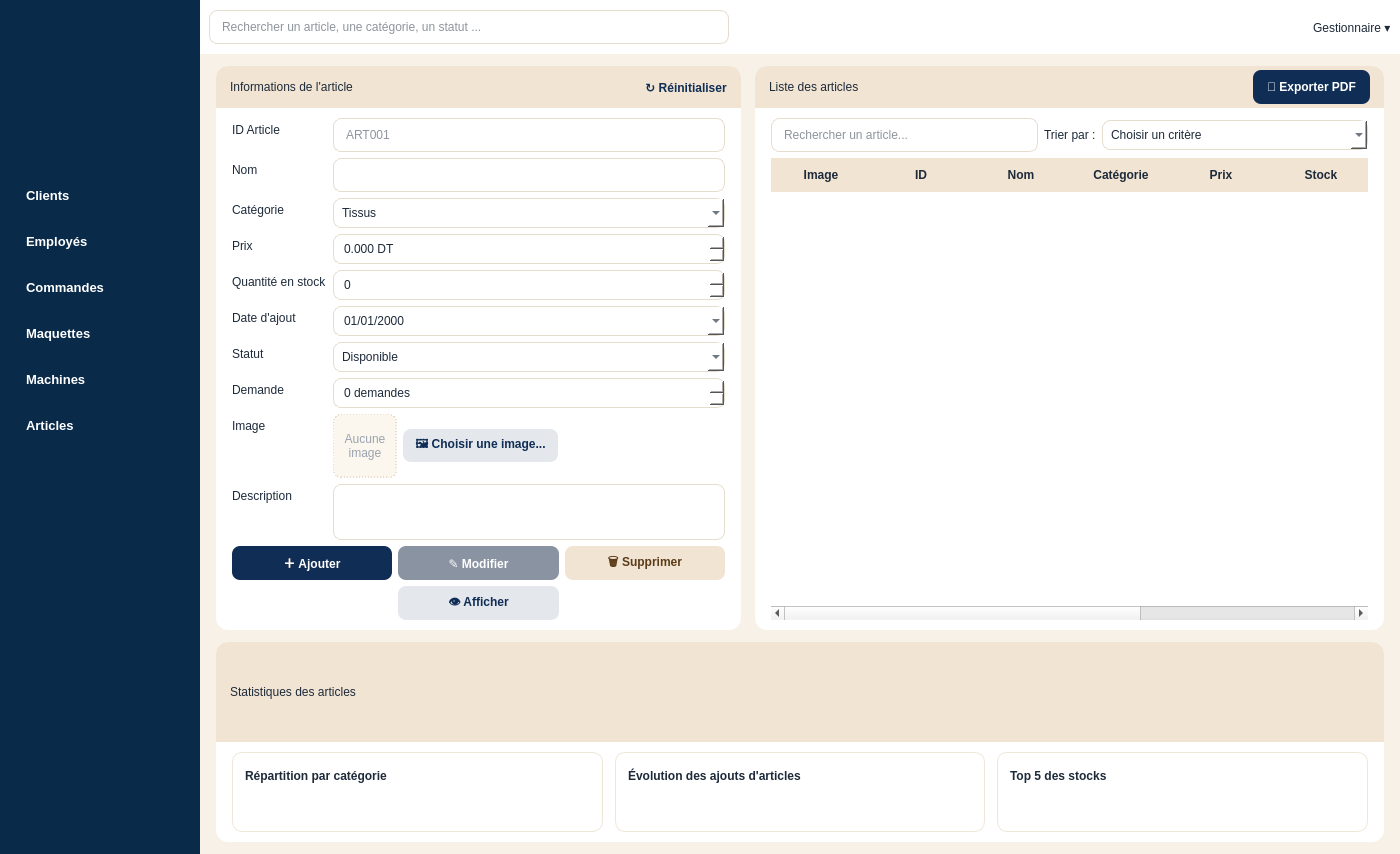
<?xml version="1.0" encoding="UTF-8"?>
<ui version="4.0">
 <class>MainWindow</class>
 <widget class="QMainWindow" name="MainWindow">
  <property name="geometry"><rect><x>0</x><y>0</y><width>1400</width><height>850</height></rect></property>
  <property name="windowTitle"><string>Fashionova – Gestion des Articles</string></property>
  <property name="styleSheet"><string notr="true">QMainWindow,#body{background:#f7f1e8}
QLabel{color:#1d2a3a;background:transparent}
#side{background:#0a2a4a}
#side QPushButton{background:transparent;color:#FFFFFF;text-align:left;padding-left:20px;border:none;border-radius:6px;margin:0 6px;font-family:"Segoe UI";font-size:13px;font-weight:500;min-height:40px;max-height:40px}
#side QPushButton:hover{background:rgba(255,255,255,0.12)}
#side QPushButton:checked{background:qlineargradient(x1:0,y1:0,x2:1,y2:0,stop:0 #E5C378,stop:1 #C89538);color:#08213B;font-weight:bold}
#top{background:white}
#top QLabel{color:#1d2a3a}
QLineEdit{border:1px solid #e6dccd;border-radius:8px;padding:8px 10px;background:white;color:#1d2a3a;selection-background-color:#d9a566;selection-color:#1d2a3a}
#formPanel,#listPanel,#statsPanel{background:white;border-radius:12px}
#formHeader,#listHeader,#statsHeader{background:#f1e4d3;border-top-left-radius:12px;border-top-right-radius:12px}
#lblFormTitle,#lblListTitle,#lblSortBy,#lblStatsTitle{font:600 13pt Georgia;background:transparent}
#cardDonut,#cardLine,#cardBars{background:white;border:1px solid #efe6d8;border-radius:10px}
QComboBox,QDoubleSpinBox,QSpinBox,QDateEdit,QTextEdit{border:1px solid #e6dccd;border-radius:8px;padding:6px 8px;background:white;color:#1d2a3a;selection-background-color:#d9a566;selection-color:#1d2a3a}
QComboBox QAbstractItemView{background:white;color:#1d2a3a;selection-background-color:#f1e4d3;selection-color:#1d2a3a;border:1px solid #e6dccd}
QCalendarWidget QWidget{background:white;color:#1d2a3a}
QCalendarWidget QAbstractItemView{selection-background-color:#d9a566;selection-color:#1d2a3a}
#btnAdd,#btnPdf{background:#0f2d55;color:white;border-radius:8px;font-weight:600;padding:0 14px}
#btnMod{background:#8993a2;color:white;border-radius:8px;font-weight:600}
#btnDel{background:#f1e4d3;color:#5b3b18;border-radius:8px;font-weight:600}
#btnView{background:#e4e7ec;color:#0f2d55;border-radius:8px;font-weight:600}
#btnImg{background:#e4e7ec;color:#0f2d55;border-radius:8px;font-weight:600;padding:6px 12px}
#lImg{background:#fbf6ee;border:1px dashed #d9c3a3;border-radius:8px;color:#9aa3b0}
#btnReset{background:transparent;color:#0f2d55;border:0;font-weight:600}
QHeaderView::section{background:#f1e4d3;color:#1d2a3a;border:0;padding:8px;font-weight:600}
QTableWidget{background:white;alternate-background-color:#fbf6ee;color:#1d2a3a;border:0;gridline-color:#efe6d8;selection-background-color:#f6e7d0;selection-color:#1d2a3a}
QTableWidget::item{padding:4px 6px}
QTableCornerButton::section{background:#f1e4d3;border:0}
QScrollBar:vertical{background:#f7f1e8;width:10px;border-radius:5px}
QScrollBar::handle:vertical{background:#d9c3a3;border-radius:5px;min-height:24px}
QScrollBar::add-line,QScrollBar::sub-line{height:0;width:0}
QMessageBox{background:white}
QMessageBox QLabel{color:#1d2a3a}
QMessageBox QPushButton{background:#0f2d55;color:white;border-radius:6px;padding:6px 16px;min-width:70px}
</string></property>
  <widget class="QWidget" name="centralwidget"><layout class="QHBoxLayout" name="rootLayout" stretch="0,1"><property name="leftMargin"><number>0</number></property><property name="topMargin"><number>0</number></property><property name="rightMargin"><number>0</number></property><property name="bottomMargin"><number>0</number></property><property name="spacing"><number>0</number></property><item><widget class="SideWidget" name="side"><property name="minimumSize"><size><width>200</width><height>0</height></size></property><property name="maximumSize"><size><width>200</width><height>16777215</height></size></property><layout class="QVBoxLayout" name="sideLayout"><property name="leftMargin"><number>0</number></property><property name="topMargin"><number>175</number></property><property name="rightMargin"><number>0</number></property><property name="bottomMargin"><number>15</number></property><property name="spacing"><number>6</number></property><item><widget class="QPushButton" name="btnClients"><property name="text"><string>Clients</string></property><property name="cursor"><cursorShape>PointingHandCursor</cursorShape></property></widget></item><item><widget class="QPushButton" name="btnEmployes"><property name="text"><string>Employés</string></property><property name="cursor"><cursorShape>PointingHandCursor</cursorShape></property></widget></item><item><widget class="QPushButton" name="btnCommandes"><property name="text"><string>Commandes</string></property><property name="cursor"><cursorShape>PointingHandCursor</cursorShape></property></widget></item><item><widget class="QPushButton" name="btnMaquettes"><property name="text"><string>Maquettes</string></property><property name="cursor"><cursorShape>PointingHandCursor</cursorShape></property></widget></item><item><widget class="QPushButton" name="btnMachines"><property name="text"><string>Machines</string></property><property name="cursor"><cursorShape>PointingHandCursor</cursorShape></property></widget></item><item><widget class="QPushButton" name="btnArticles"><property name="text"><string>Articles</string></property><property name="cursor"><cursorShape>PointingHandCursor</cursorShape></property></widget></item><item><spacer name="spcSide"><property name="orientation"><enum>Qt::Vertical</enum></property><property name="sizeHint" stdset="0"><size><width>20</width><height>40</height></size></property></spacer></item></layout></widget></item><item><widget class="QWidget" name="rightArea"><layout class="QVBoxLayout" name="rightLayout" stretch="0,0,1"><property name="leftMargin"><number>0</number></property><property name="topMargin"><number>0</number></property><property name="rightMargin"><number>0</number></property><property name="bottomMargin"><number>0</number></property><property name="spacing"><number>0</number></property><item><widget class="QFrame" name="top"><property name="minimumSize"><size><width>0</width><height>54</height></size></property><property name="maximumSize"><size><width>16777215</width><height>54</height></size></property><layout class="QHBoxLayout" name="topLayout"><item><widget class="QLineEdit" name="gSearch"><property name="placeholderText"><string>Rechercher un article, une catégorie, un statut ...</string></property><property name="maximumSize"><size><width>520</width><height>16777215</height></size></property></widget></item><item><spacer name="spcTop"><property name="orientation"><enum>Qt::Horizontal</enum></property><property name="sizeHint" stdset="0"><size><width>40</width><height>20</height></size></property></spacer></item><item><widget class="QLabel" name="lblUser"><property name="text"><string>Gestionnaire ▾</string></property></widget></item></layout></widget></item><item><widget class="BannerWidget" name="banner"></widget></item><item><widget class="QFrame" name="body"><layout class="QVBoxLayout" name="bodyLayout" stretch="1,0"><property name="leftMargin"><number>16</number></property><property name="topMargin"><number>12</number></property><property name="rightMargin"><number>16</number></property><property name="bottomMargin"><number>12</number></property><property name="spacing"><number>12</number></property><item><layout class="QHBoxLayout" name="rowLayout" stretch="5,6"><property name="spacing"><number>14</number></property><item><widget class="QFrame" name="formPanel"><layout class="QVBoxLayout" name="formPanelLayout"><property name="leftMargin"><number>0</number></property><property name="topMargin"><number>0</number></property><property name="rightMargin"><number>0</number></property><property name="bottomMargin"><number>0</number></property><property name="spacing"><number>0</number></property><item><widget class="QFrame" name="formHeader"><layout class="QHBoxLayout" name="formHeaderLayout"><property name="leftMargin"><number>14</number></property><property name="topMargin"><number>4</number></property><property name="rightMargin"><number>14</number></property><property name="bottomMargin"><number>4</number></property><item><widget class="QLabel" name="lblFormTitle"><property name="text"><string>Informations de l'article</string></property></widget></item><item><spacer name="spcFH"><property name="orientation"><enum>Qt::Horizontal</enum></property><property name="sizeHint" stdset="0"><size><width>20</width><height>20</height></size></property></spacer></item><item><widget class="QPushButton" name="btnReset"><property name="text"><string>↻ Réinitialiser</string></property><property name="cursor"><cursorShape>PointingHandCursor</cursorShape></property><property name="minimumSize"><size><width>0</width><height>34</height></size></property></widget></item></layout></widget></item><item><widget class="QWidget" name="formBody"><layout class="QVBoxLayout" name="formBodyLayout"><property name="leftMargin"><number>16</number></property><property name="topMargin"><number>10</number></property><property name="rightMargin"><number>16</number></property><property name="bottomMargin"><number>10</number></property><item><layout class="QFormLayout" name="formLayout"><property name="verticalSpacing"><number>6</number></property><item row="0" column="0"><widget class="QLabel" name="lbl_eId"><property name="text"><string>ID Article</string></property></widget></item><item row="0" column="1"><widget class="QLineEdit" name="eId"><property name="placeholderText"><string>ART001</string></property></widget></item><item row="1" column="0"><widget class="QLabel" name="lbl_eNom"><property name="text"><string>Nom</string></property></widget></item><item row="1" column="1"><widget class="QLineEdit" name="eNom"></widget></item><item row="2" column="0"><widget class="QLabel" name="lbl_cCat"><property name="text"><string>Catégorie</string></property></widget></item><item row="2" column="1"><widget class="QComboBox" name="cCat"><item><property name="text"><string>Tissus</string></property></item><item><property name="text"><string>Fils</string></property></item><item><property name="text"><string>Boutons</string></property></item><item><property name="text"><string>Fermetures</string></property></item><item><property name="text"><string>Accessoires</string></property></item></widget></item><item row="3" column="0"><widget class="QLabel" name="lbl_sPrix"><property name="text"><string>Prix</string></property></widget></item><item row="3" column="1"><widget class="QDoubleSpinBox" name="sPrix"><property name="suffix"><string> DT</string></property><property name="decimals"><number>3</number></property><property name="maximum"><double>999999</double></property></widget></item><item row="4" column="0"><widget class="QLabel" name="lbl_sQte"><property name="text"><string>Quantité en stock</string></property></widget></item><item row="4" column="1"><widget class="QSpinBox" name="sQte"><property name="maximum"><number>9999999</number></property></widget></item><item row="5" column="0"><widget class="QLabel" name="lbl_dDate"><property name="text"><string>Date d'ajout</string></property></widget></item><item row="5" column="1"><widget class="QDateEdit" name="dDate"><property name="displayFormat"><string>dd/MM/yyyy</string></property><property name="calendarPopup"><bool>true</bool></property></widget></item><item row="6" column="0"><widget class="QLabel" name="lbl_cSt"><property name="text"><string>Statut</string></property></widget></item><item row="6" column="1"><widget class="QComboBox" name="cSt"><item><property name="text"><string>Disponible</string></property></item><item><property name="text"><string>Rupture de stock</string></property></item><item><property name="text"><string>Archivé</string></property></item></widget></item><item row="7" column="0"><widget class="QLabel" name="lbl_sDem"><property name="text"><string>Demande</string></property></widget></item><item row="7" column="1"><widget class="QSpinBox" name="sDem"><property name="suffix"><string> demandes</string></property><property name="maximum"><number>9999999</number></property></widget></item><item row="8" column="0"><widget class="QLabel" name="lbl_img"><property name="text"><string>Image</string></property></widget></item><item row="8" column="1"><layout class="QHBoxLayout" name="imgLayout"><item><widget class="QLabel" name="lImg"><property name="minimumSize"><size><width>64</width><height>64</height></size></property><property name="maximumSize"><size><width>64</width><height>64</height></size></property><property name="text"><string>Aucune
image</string></property><property name="alignment"><set>Qt::AlignCenter</set></property></widget></item><item><widget class="QPushButton" name="btnImg"><property name="text"><string>🖼 Choisir une image...</string></property><property name="cursor"><cursorShape>PointingHandCursor</cursorShape></property></widget></item><item><spacer name="spcImg"><property name="orientation"><enum>Qt::Horizontal</enum></property><property name="sizeHint" stdset="0"><size><width>20</width><height>20</height></size></property></spacer></item></layout></item><item row="9" column="0"><widget class="QLabel" name="lbl_eDesc"><property name="text"><string>Description</string></property></widget></item><item row="9" column="1"><widget class="QTextEdit" name="eDesc"><property name="maximumSize"><size><width>16777215</width><height>56</height></size></property></widget></item></layout></item><item><layout class="QGridLayout" name="btnGrid"><item row="0" column="0"><widget class="QPushButton" name="btnAdd"><property name="text"><string>＋ Ajouter</string></property><property name="cursor"><cursorShape>PointingHandCursor</cursorShape></property><property name="minimumSize"><size><width>0</width><height>34</height></size></property></widget></item><item row="0" column="1"><widget class="QPushButton" name="btnMod"><property name="text"><string>✎ Modifier</string></property><property name="cursor"><cursorShape>PointingHandCursor</cursorShape></property><property name="minimumSize"><size><width>0</width><height>34</height></size></property></widget></item><item row="0" column="2"><widget class="QPushButton" name="btnDel"><property name="text"><string>🗑 Supprimer</string></property><property name="cursor"><cursorShape>PointingHandCursor</cursorShape></property><property name="minimumSize"><size><width>0</width><height>34</height></size></property></widget></item><item row="1" column="1"><widget class="QPushButton" name="btnView"><property name="text"><string>👁 Afficher</string></property><property name="cursor"><cursorShape>PointingHandCursor</cursorShape></property><property name="minimumSize"><size><width>0</width><height>34</height></size></property></widget></item></layout></item><item><spacer name="spcForm"><property name="orientation"><enum>Qt::Vertical</enum></property><property name="sizeHint" stdset="0"><size><width>20</width><height>10</height></size></property></spacer></item></layout></widget></item></layout></widget></item><item><widget class="QFrame" name="listPanel"><layout class="QVBoxLayout" name="listPanelLayout"><property name="leftMargin"><number>0</number></property><property name="topMargin"><number>0</number></property><property name="rightMargin"><number>0</number></property><property name="bottomMargin"><number>0</number></property><property name="spacing"><number>0</number></property><item><widget class="QFrame" name="listHeader"><layout class="QHBoxLayout" name="listHeaderLayout"><property name="leftMargin"><number>14</number></property><property name="topMargin"><number>4</number></property><property name="rightMargin"><number>14</number></property><property name="bottomMargin"><number>4</number></property><item><widget class="QLabel" name="lblListTitle"><property name="text"><string>Liste des articles</string></property></widget></item><item><spacer name="spcLH"><property name="orientation"><enum>Qt::Horizontal</enum></property><property name="sizeHint" stdset="0"><size><width>20</width><height>20</height></size></property></spacer></item><item><widget class="QPushButton" name="btnPdf"><property name="text"><string>📄 Exporter PDF</string></property><property name="cursor"><cursorShape>PointingHandCursor</cursorShape></property><property name="minimumSize"><size><width>0</width><height>34</height></size></property></widget></item></layout></widget></item><item><widget class="QWidget" name="listBody"><layout class="QVBoxLayout" name="listBodyLayout"><property name="leftMargin"><number>16</number></property><property name="topMargin"><number>10</number></property><property name="rightMargin"><number>16</number></property><property name="bottomMargin"><number>10</number></property><item><layout class="QHBoxLayout" name="toolsLayout" stretch="1,0,1"><item><widget class="QLineEdit" name="search"><property name="placeholderText"><string>Rechercher un article...</string></property></widget></item><item><widget class="QLabel" name="lblSortBy"><property name="text"><string>Trier par :</string></property></widget></item><item><widget class="QComboBox" name="cSort"><item><property name="text"><string>Choisir un critère</string></property></item><item><property name="text"><string>Nom</string></property></item><item><property name="text"><string>Catégorie</string></property></item><item><property name="text"><string>Prix</string></property></item><item><property name="text"><string>Stock</string></property></item><item><property name="text"><string>Date d'ajout</string></property></item><item><property name="text"><string>Demande (forte → faible)</string></property></item></widget></item></layout></item><item><widget class="QTableWidget" name="tb"><property name="editTriggers"><set>QAbstractItemView::NoEditTriggers</set></property><property name="alternatingRowColors"><bool>true</bool></property><property name="selectionMode"><enum>QAbstractItemView::SingleSelection</enum></property><property name="selectionBehavior"><enum>QAbstractItemView::SelectRows</enum></property><property name="showGrid"><bool>false</bool></property><property name="wordWrap"><bool>false</bool></property><property name="frameShape"><enum>QFrame::NoFrame</enum></property><attribute name="horizontalHeaderStretchLastSection"><bool>true</bool></attribute><attribute name="verticalHeaderVisible"><bool>false</bool></attribute><attribute name="verticalHeaderDefaultSectionSize"><number>54</number></attribute><column><property name="text"><string>Image</string></property></column><column><property name="text"><string>ID</string></property></column><column><property name="text"><string>Nom</string></property></column><column><property name="text"><string>Catégorie</string></property></column><column><property name="text"><string>Prix</string></property></column><column><property name="text"><string>Stock</string></property></column><column><property name="text"><string>Demande</string></property></column><column><property name="text"><string>Statut</string></property></column></widget></item></layout></widget></item></layout></widget></item></layout></item><item><widget class="QFrame" name="statsPanel"><property name="minimumSize"><size><width>0</width><height>200</height></size></property><property name="maximumSize"><size><width>16777215</width><height>200</height></size></property><layout class="QVBoxLayout" name="statsPanelLayout"><property name="leftMargin"><number>0</number></property><property name="topMargin"><number>0</number></property><property name="rightMargin"><number>0</number></property><property name="bottomMargin"><number>0</number></property><property name="spacing"><number>0</number></property><item><widget class="QFrame" name="statsHeader"><layout class="QHBoxLayout" name="statsHeaderLayout"><property name="leftMargin"><number>14</number></property><property name="topMargin"><number>4</number></property><property name="rightMargin"><number>14</number></property><property name="bottomMargin"><number>4</number></property><item><widget class="QLabel" name="lblStatsTitle"><property name="text"><string>Statistiques des articles</string></property></widget></item></layout></widget></item><item><widget class="QWidget" name="statsBody"><layout class="QHBoxLayout" name="statsBodyLayout"><property name="leftMargin"><number>16</number></property><property name="topMargin"><number>10</number></property><property name="rightMargin"><number>16</number></property><property name="bottomMargin"><number>10</number></property><property name="spacing"><number>12</number></property><item><widget class="QFrame" name="cardDonut"><layout class="QVBoxLayout" name="cardDonutLayout"><property name="leftMargin"><number>12</number></property><property name="topMargin"><number>8</number></property><property name="rightMargin"><number>12</number></property><property name="bottomMargin"><number>8</number></property><property name="spacing"><number>2</number></property><item><widget class="QLabel" name="lbl_cardDonut"><property name="text"><string>Répartition par catégorie</string></property><property name="styleSheet"><string notr="true">font-weight:bold;</string></property></widget></item><item><widget class="ChartWidget" name="chDonut"></widget></item></layout></widget></item><item><widget class="QFrame" name="cardLine"><layout class="QVBoxLayout" name="cardLineLayout"><property name="leftMargin"><number>12</number></property><property name="topMargin"><number>8</number></property><property name="rightMargin"><number>12</number></property><property name="bottomMargin"><number>8</number></property><property name="spacing"><number>2</number></property><item><widget class="QLabel" name="lbl_cardLine"><property name="text"><string>Évolution des ajouts d'articles</string></property><property name="styleSheet"><string notr="true">font-weight:bold;</string></property></widget></item><item><widget class="ChartWidget" name="chLine"></widget></item></layout></widget></item><item><widget class="QFrame" name="cardBars"><layout class="QVBoxLayout" name="cardBarsLayout"><property name="leftMargin"><number>12</number></property><property name="topMargin"><number>8</number></property><property name="rightMargin"><number>12</number></property><property name="bottomMargin"><number>8</number></property><property name="spacing"><number>2</number></property><item><widget class="QLabel" name="lbl_cardBars"><property name="text"><string>Top 5 des stocks</string></property><property name="styleSheet"><string notr="true">font-weight:bold;</string></property></widget></item><item><widget class="ChartWidget" name="chBars"></widget></item></layout></widget></item></layout></widget></item></layout></widget></item></layout></widget></item></layout></widget></item></layout></widget>
 </widget>
 <customwidgets>
  <customwidget><class>BannerWidget</class><extends>QWidget</extends><header>widgets.h</header><container>1</container></customwidget>
  <customwidget><class>SideWidget</class><extends>QFrame</extends><header>widgets.h</header><container>1</container></customwidget>
  <customwidget><class>ChartWidget</class><extends>QWidget</extends><header>widgets.h</header><container>1</container></customwidget>
 </customwidgets>
 <resources><include location="resources.qrc"/></resources>
 <connections/>
</ui>
